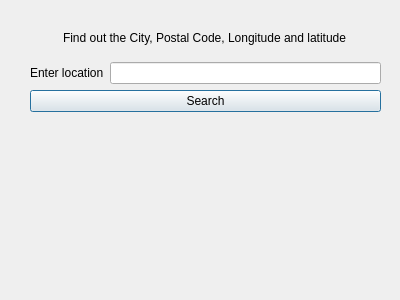
<?xml version="1.0" encoding="UTF-8"?>
<ui version="4.0">
 <class>Dialog</class>
 <widget class="QDialog" name="Dialog">
  <property name="geometry">
   <rect>
    <x>0</x>
    <y>0</y>
    <width>400</width>
    <height>300</height>
   </rect>
  </property>
  <property name="windowTitle">
   <string>Dialog</string>
  </property>
  <widget class="QWidget" name="">
   <property name="geometry">
    <rect>
     <x>30</x>
     <y>20</y>
     <width>351</width>
     <height>261</height>
    </rect>
   </property>
   <layout class="QVBoxLayout" name="verticalLayout">
    <item alignment="Qt::AlignHCenter">
     <widget class="QLabel" name="label">
      <property name="text">
       <string>Find out the City, Postal Code, Longitude and latitude</string>
      </property>
     </widget>
    </item>
    <item>
     <layout class="QHBoxLayout" name="horizontalLayout">
      <item>
       <widget class="QLabel" name="label_2">
        <property name="text">
         <string>Enter location</string>
        </property>
       </widget>
      </item>
      <item>
       <widget class="QLineEdit" name="lineEditLocation"/>
      </item>
     </layout>
    </item>
    <item>
     <widget class="QPushButton" name="pushButtonSearch">
      <property name="text">
       <string>Search</string>
      </property>
     </widget>
    </item>
    <item>
     <widget class="QLabel" name="labelCity">
      <property name="text">
       <string/>
      </property>
     </widget>
    </item>
    <item>
     <widget class="QLabel" name="labelPostalCode">
      <property name="text">
       <string/>
      </property>
     </widget>
    </item>
    <item>
     <widget class="QLabel" name="labelLongitude">
      <property name="text">
       <string/>
      </property>
     </widget>
    </item>
    <item>
     <widget class="QLabel" name="labelLatitude">
      <property name="text">
       <string/>
      </property>
     </widget>
    </item>
   </layout>
  </widget>
 </widget>
 <resources/>
 <connections/>
</ui>
